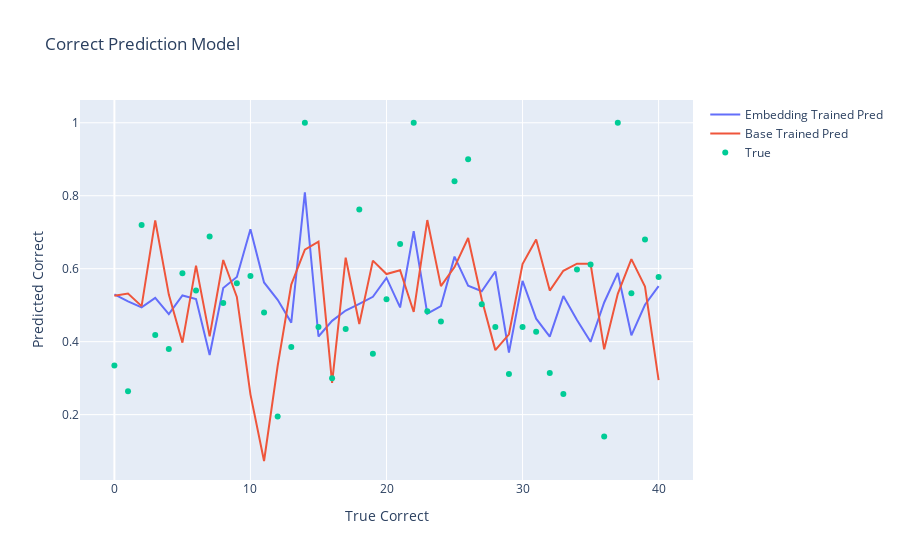

Source (notebook cell):
### Code cell
# plot model performance as distribution of scores across problems
import plotly.graph_objects as go
import plotly.figure_factory as ff

fig = go.Figure()

pred_line_vals = gpc.predict(X_test)
fig.add_trace(go.Scatter(y=pred_line_vals, mode='lines', name='Embedding Trained Pred'))
fig.add_trace(go.Scatter(y=base_pred, mode='lines', name='Base Trained Pred'))
fig.add_trace(go.Scatter(y=y_test, mode='markers', name='True'))

fig.update_layout(title="Correct Prediction Model", xaxis_title="True Correct", yaxis_title="Predicted Correct")
fig.show()

### Figure 1 — Plotly figure (JSON) as saved in the notebook; plotly's stock layout.template omitted (floating-point values rounded to 4 significant figures)
{"data": [{"mode": "lines", "name": "Embedding Trained Pred", "type": "scatter", "y": [0.5295, 0.5102, 0.4939, 0.5199, 0.4757, 0.5266, 0.517, 0.3634, 0.5471, 0.5775, 0.7083, 0.5623, 0.5146, 0.4522, 0.8093, 0.4141, 0.457, 0.4855, 0.5037, 0.523, 0.5747, 0.4938, 0.7027, 0.477, 0.4975, 0.6331, 0.5535, 0.5382, 0.5925, 0.3702, 0.5665, 0.463, 0.4139, 0.525, 0.4595, 0.3995, 0.5074, 0.5884, 0.4174, 0.5012, 0.5523]}, {"mode": "lines", "name": "Base Trained Pred", "type": "scatter", "y": [0.5258, 0.5319, 0.4974, 0.7322, 0.529, 0.3973, 0.6083, 0.4144, 0.6238, 0.5226, 0.2556, 0.07293, 0.3337, 0.5565, 0.6523, 0.6744, 0.2871, 0.6302, 0.4486, 0.6222, 0.5853, 0.5958, 0.4815, 0.7333, 0.5523, 0.6044, 0.6842, 0.516, 0.3768, 0.4202, 0.6128, 0.6798, 0.54, 0.5944, 0.6139, 0.6134, 0.3791, 0.531, 0.6262, 0.551, 0.2945]}, {"mode": "markers", "name": "True", "type": "scatter", "y": [0.335, 0.2643, 0.72, 0.418, 0.38, 0.5875, 0.54, 0.688, 0.5062, 0.56, 0.58, 0.48, 0.195, 0.3857, 1, 0.44, 0.3, 0.435, 0.7622, 0.3667, 0.516, 0.6675, 1, 0.4833, 0.455, 0.84, 0.9, 0.5029, 0.44, 0.3114, 0.44, 0.4275, 0.3143, 0.2567, 0.5975, 0.6114, 0.14, 1, 0.5325, 0.68, 0.5771]}], "layout": {"title": {"text": "Correct Prediction Model"}, "xaxis": {"title": {"text": "True Correct"}}, "yaxis": {"title": {"text": "Predicted Correct"}}}}
